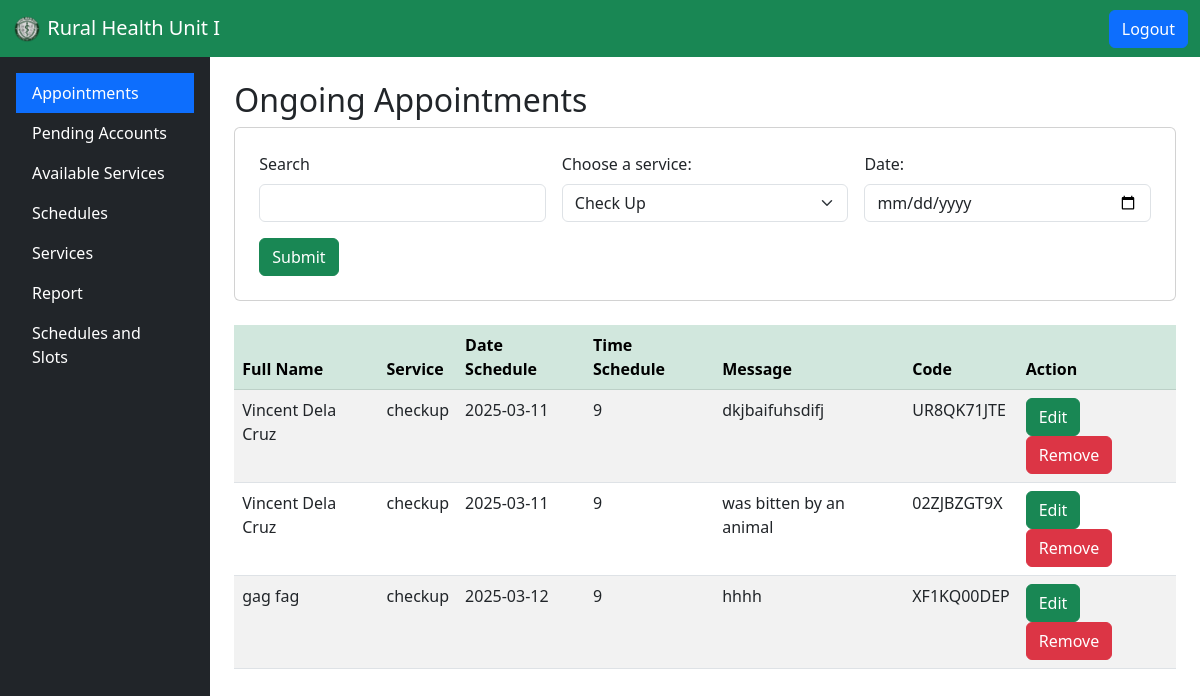
The app's page /admin/appointment.php with its own data.
### tables this page shows
CREATE TABLE `appointments` (
  `id` int(11) NOT NULL,
  `username` varchar(255) NOT NULL,
  `contact` int(11) NOT NULL,
  `fullname` varchar(255) NOT NULL,
  `service` varchar(50) NOT NULL,
  `schedule_date` date NOT NULL,
  `time_slot` varchar(20) NOT NULL,
  `reason` varchar(255) NOT NULL,
  `code` varchar(255) NOT NULL,
  `status` varchar(255) NOT NULL DEFAULT 'Waiting',
  `type` varchar(255) NOT NULL
);

### admin/admin_functions.php (called while the page is built, shortened)
<?php
Class aSystem{
    private $server = "mysql:host=localhost; dbname=appointmentsystem";
    private $user = "root";
    private $pass = "";
    private $option = array(PDO::ATTR_ERRMODE=>PDO::ERRMODE_EXCEPTION, PDO::ATTR_DEFAULT_FETCH_MODE=>PDO::FETCH_ASSOC);
    public function openConnection(){
        try{
            $this->con = new PDO ($this->server, $this->user, $this->pass, $this->option);
            return $this->con;
        }catch(PDOExceptions $e){
            echo "There is some problems in the connection" . $e->getMessage();
        }
    }
    public function show_appoints(){
        $connection = $this->openConnection();
        $stmt = $connection->prepare("SELECT * FROM appointments WHERE status = 'Waiting'");
        $stmt->execute();
        $lists = $stmt->fetchall();
        $total = $stmt->rowCount();
        if($total>0){
            return $lists;
        }else{
            return FALSE;
        }
    }
}
?>

### admin/appointment.php (the view, shortened to what this page needs)
<?php
require_once('admin_functions.php');
$admin_functions->edit_appointments();
$admin_functions->remove_appointments();
if (isset($_GET['submit'])) {
    $lists = $admin_functions->show_appoints_filtered();
} else {
    $lists = $admin_functions->show_appoints();
}
?>
<!DOCTYPE html>
<html lang="en">
<head>
    <link href="https://cdn.jsdelivr.net/npm/bootstrap@5.3.0/dist/css/bootstrap.min.css" rel="stylesheet">
</head>
<body>
    <div class="container-fluid p-0">
        <nav class="navbar navbar-expand-lg navbar-dark bg-success">
            <div class="container-fluid">
                <a class="navbar-brand" href="#">
                    <img src="logo.png" alt="Logo" width="30" class="d-inline-block align-text-top">
                    Rural Health Unit I
                </a>
                <button class="btn btn-primary">Logout</button>
            </div>
        </nav>
        <div class="d-flex">
            <nav class="bg-dark text-white p-3 vh-100" style="width: 250px;">
                <ul class="nav flex-column">
                    <li class="nav-item"><a href="appointment.php" class="nav-link text-white active bg-primary">Appointments</a></li>
                    <li class="nav-item"><a href="ad pending.php" class="nav-link text-white">Pending Accounts</a></li>
                    <li class="nav-item"><a href="ad available serv.php" class="nav-link text-white">Available Services</a></li>
                    <li class="nav-item"><a href="ad sched.php" class="nav-link text-white">Schedules</a></li>
                    <li class="nav-item"><a href="ad services.php" class="nav-link text-white">Services</a></li>
                    <li class="nav-item"><a href="ad report.php" class="nav-link text-white">Report</a></li>
                    <li class="nav-item"><a href="ad sched and slot.php" class="nav-link text-white">Schedules and Slots</a></li>
                </ul>
            </nav>
            <div class="container-fluid p-4">
                <h2>Ongoing Appointments</h2>
                <div class="card p-4">
                    <form class="row g-3" method = "GET">
                        <div class="col-md-4">
                            <label for="search" class="form-label">Search</label>
                            <input type="text" id="search" name="search" class="form-control">
                        </div>
                        <div class="col-md-4">
                            <label for="service" class="form-label">Choose a service:</label>
                            <select id="service" name="service" class="form-select">
                                <option value="checkup">Check Up</option>
                            </select>
                        </div>
                        <div class="col-md-4">
                            <label for="start-date" class="form-label">Date:</label>
                            <input type="date" id="start-date" name="start-date" class="form-control">
                        </div>
                        <div class="col-12">
                            <button type="submit" class="btn btn-success" name = "submit">Submit</button>
                        </div>
                    </form>
                </div>
                <div class="table-responsive mt-4">
                    <table class="table table-striped table-hover">
                        <thead class="table-success">
                            <tr>
                                <th>Full Name</th>
                                <th>Service</th>
                                <th>Date Schedule</th>
                                <th>Time Schedule</th>
                                <th>Message</th>
                                <th>Code</th>
                                <th>Action</th>
                            </tr>
                        </thead>
                        <tbody>
                            <?php foreach($lists as $list) { ?>
                            <tr>
                                <td><?= $list['fullname'] ?></td>
                                <td><?= $list['service']; ?></td>
                                <td><?= $list['schedule_date']; ?></td>
                                <td><?= $list['time_slot']; ?></td>
                                <td><?= $list['reason']; ?></td>
                                <td><?= $list['code']; ?></td>
                                <td>
                                    <button type="button" class="btn btn-success" data-bs-toggle="modal"
                                        data-bs-target="#editModal"
                                        data-id="<?= $list['id']; ?>"
                                        data-fullname="<?= $list['fullname']; ?>"
                                        data-service="<?= $list['service']; ?>"
                                        data-schedule="<?= $list['schedule_date']; ?>"
                                        data-timeslot="<?= $list['time_slot']; ?>"
                                        data-reason="<?= $list['reason']; ?>"
                                        data-code="<?= $list['code']; ?>">
                                        Edit
                                    </button>
                                    <button type="button" class="btn btn-danger" data-bs-toggle="modal"
                                        data-bs-target="#deleteModal"
                                        data-id="<?= $list['id']; ?>"
                                        data-fullname="<?= $list['fullname']; ?>">
                                        Remove
                                    </button>
                                </td>
                            </tr>
                            <?php } ?>
                        </tbody>
                    </table>
                </div>
            </div>
        </div>
    </div>
</body>
</html>

### records on screen
appointments: fullname "Vincent Dela Cruz", service "checkup", schedule_date "2025-03-11", time_slot "9", reason "dkjbaifuhsdifj", code "UR8QK71JTE"
appointments: fullname "Vincent Dela Cruz", service "checkup", schedule_date "2025-03-11", time_slot "9", reason "was bitten by an animal", code "02ZJBZGT9X"
appointments: fullname "gag fag", service "checkup", schedule_date "2025-03-12", time_slot "9", reason "hhhh", code "XF1KQ00DEP"
